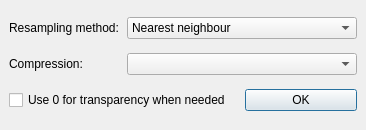
<ui version="4.0" >
 <class>QgsGeorefWarpOptionsDialogBase</class>
 <widget class="QDialog" name="QgsGeorefWarpOptionsDialogBase" >
  <property name="geometry" >
   <rect>
    <x>0</x>
    <y>0</y>
    <width>366</width>
    <height>130</height>
   </rect>
  </property>
  <property name="windowTitle" >
   <string>Warp options</string>
  </property>
  <layout class="QGridLayout" >
   <property name="margin" >
    <number>9</number>
   </property>
   <property name="spacing" >
    <number>6</number>
   </property>
   <item row="1" column="1" colspan="2" >
    <widget class="QComboBox" name="mCompressionComboBox" />
   </item>
   <item row="1" column="0" >
    <widget class="QLabel" name="mCompressionLabel" >
     <property name="text" >
      <string>Compression:</string>
     </property>
    </widget>
   </item>
   <item row="0" column="0" >
    <widget class="QLabel" name="textLabel1" >
     <property name="text" >
      <string>Resampling method:</string>
     </property>
    </widget>
   </item>
   <item row="0" column="1" colspan="2" >
    <widget class="QComboBox" name="cmbResampling" >
     <property name="currentIndex" >
      <number>0</number>
     </property>
     <item>
      <property name="text" >
       <string>Nearest neighbour</string>
      </property>
     </item>
     <item>
      <property name="text" >
       <string>Linear</string>
      </property>
     </item>
     <item>
      <property name="text" >
       <string>Cubic</string>
      </property>
     </item>
    </widget>
   </item>
   <item row="2" column="0" colspan="2" >
    <widget class="QCheckBox" name="cbxZeroAsTrans" >
     <property name="text" >
      <string>Use 0 for transparency when needed</string>
     </property>
     <property name="checked" >
      <bool>false</bool>
     </property>
    </widget>
   </item>
   <item row="2" column="2" >
    <widget class="QPushButton" name="pbnOK" >
     <property name="text" >
      <string>OK</string>
     </property>
     <property name="default" >
      <bool>true</bool>
     </property>
    </widget>
   </item>
  </layout>
 </widget>
 <layoutdefault spacing="6" margin="11" />
 <resources/>
 <connections/>
</ui>
